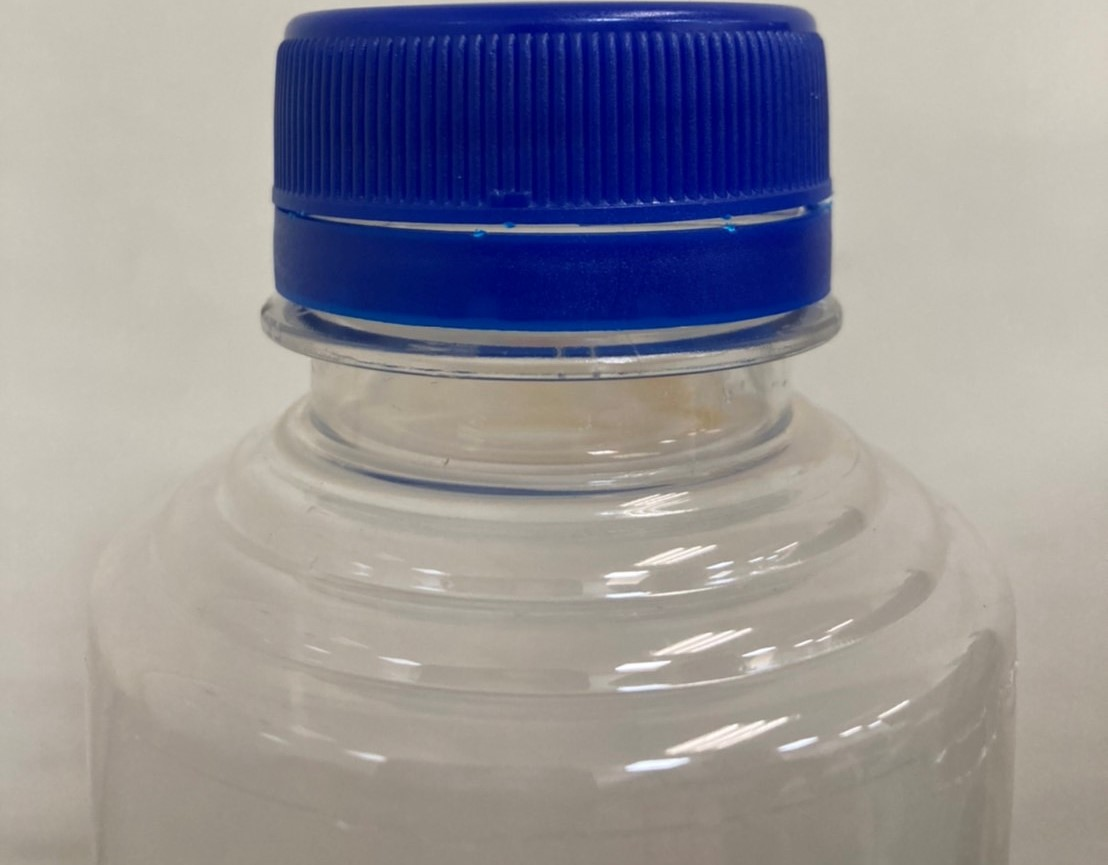
%> input picture dataset/b1.jpg, 1108 x 865 px
$ octave Test.m   (GNU Octave 9; MATLAB toolbox functions it lacks are replaced by stand-ins)
%> lines starting %> are read from the running program, lines starting %| are printed output that depends on the picture; in (x1, y1, x2, y2) boxes, pixels count from 0 and x2, y2 are one past the last pixel; in counts of white or black regions, pixels touching at a corner belong together; the program's own positions count from 1
[file, path] = uigetfile('.\*.*g', 'Select a image');
%> the answer given: dataset/b1.jpg
path = [path,file];
img = imread(path);
%> img is the input picture: size 865x1108x3 uint8; mean R, G, B 146.8, 144.4, 151
img = rgb2gray(img);
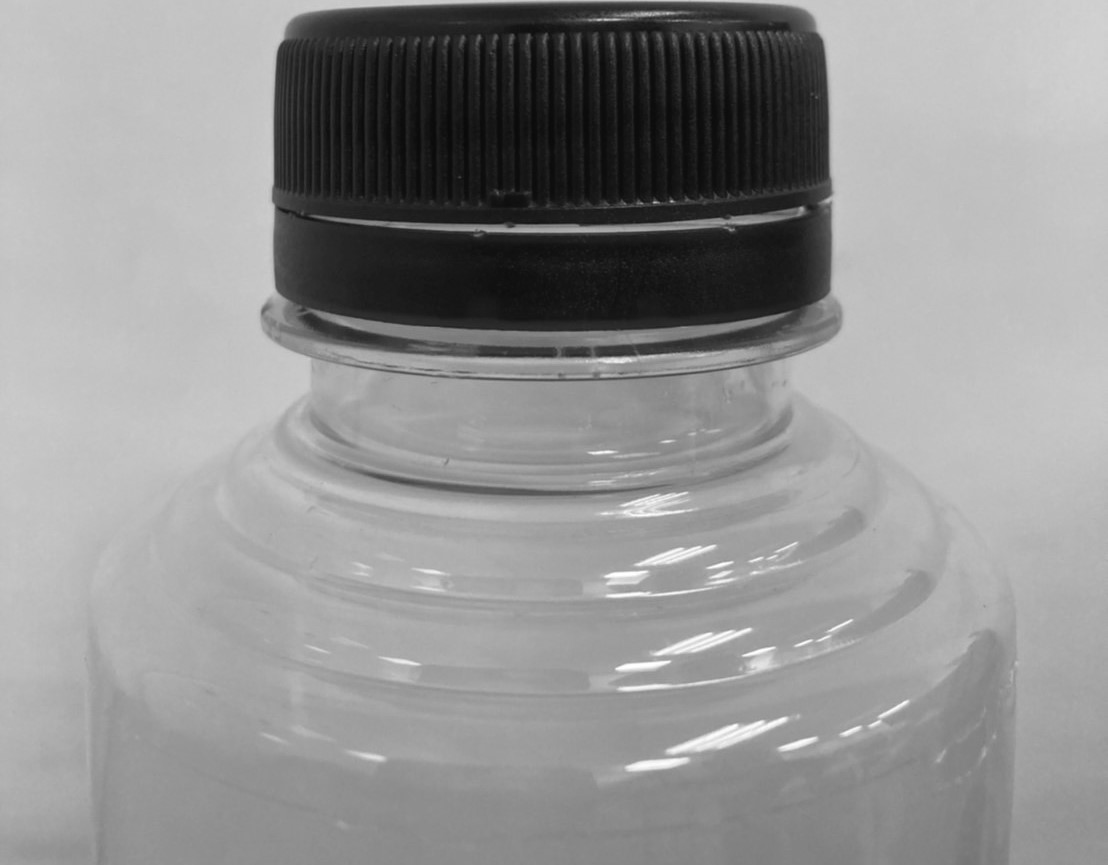
%> img: size 865x1108 uint8; min 10, max 255, mean 145.9
img = imgaussfilt(img, 1);
f = edge(img, "canny");
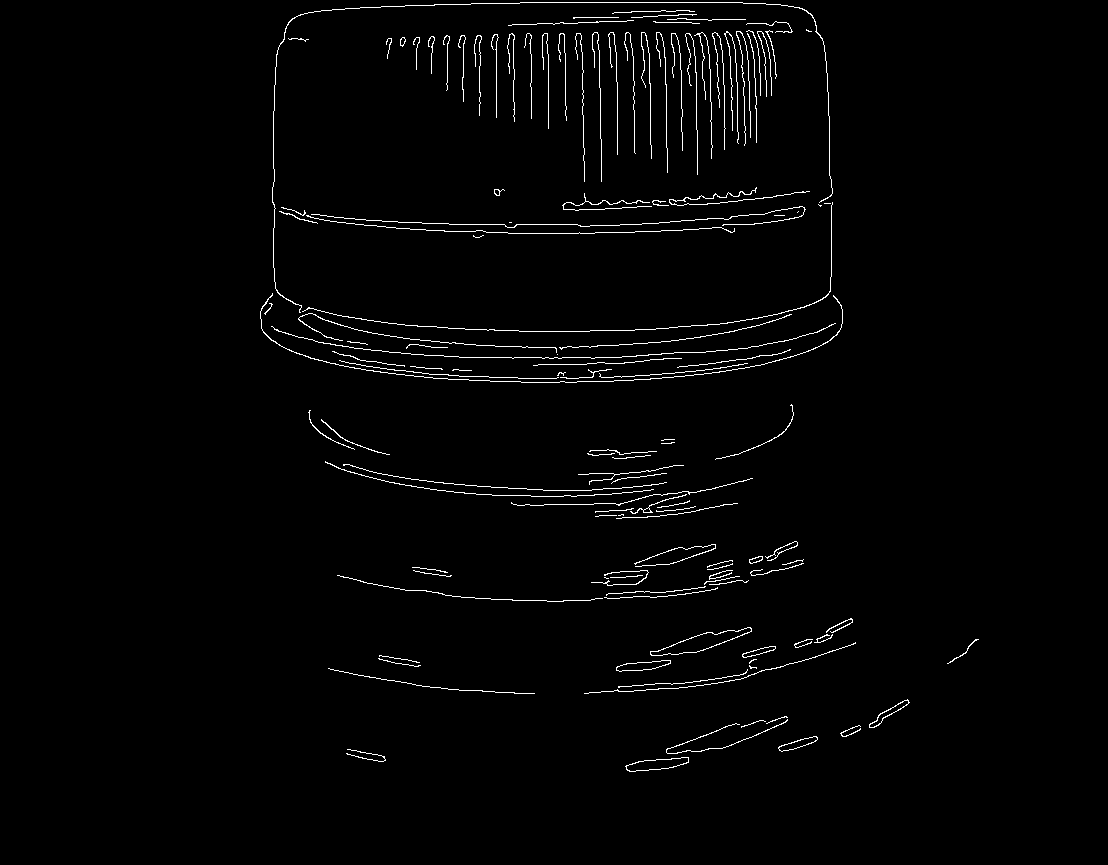
%> f: size 865x1108 logical; 1.7% white in thin lines or dots, all inside (x1, y1, x2, y2) = (260, 2, 979, 772)
% out = imfilter(img, f);


figure(1);
subplot(1,2,1);
imshow(img);

subplot(1,2,2);
imshow(f);

$ run again, on dataset/b3.jpg
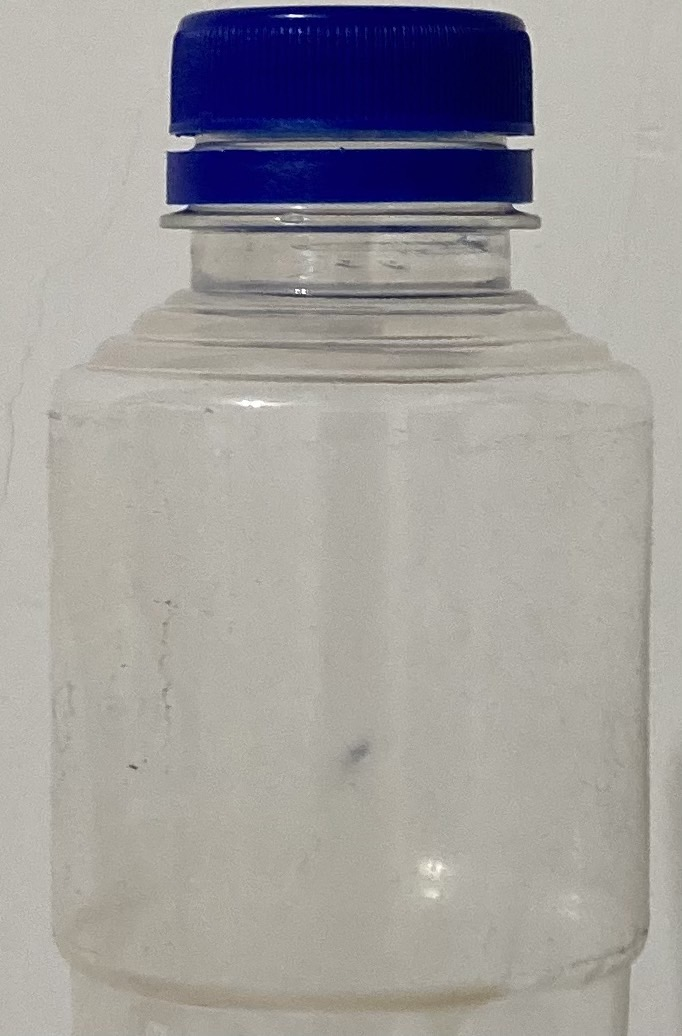
%> input picture dataset/b3.jpg, 682 x 1036 px
%> img is the input picture: size 1036x682x3 uint8; mean R, G, B 159.7, 156.9, 156.6
%> `img = rgb2gray(img);`:
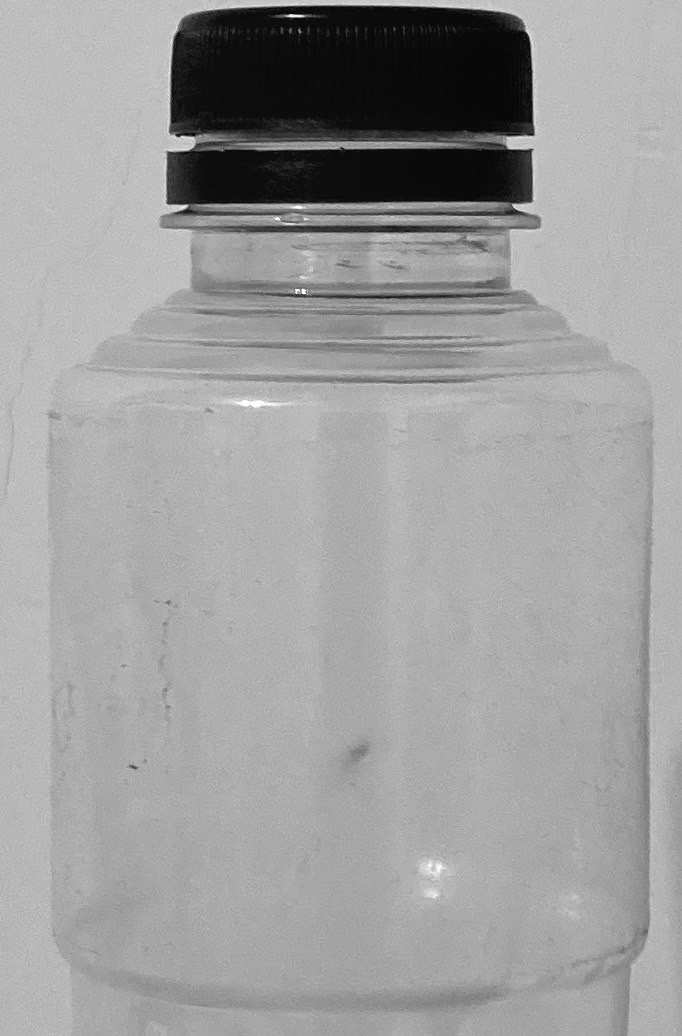
%> img: size 1036x682 uint8; min 4, max 255, mean 157.7
%> `f = edge(img, "canny");`:
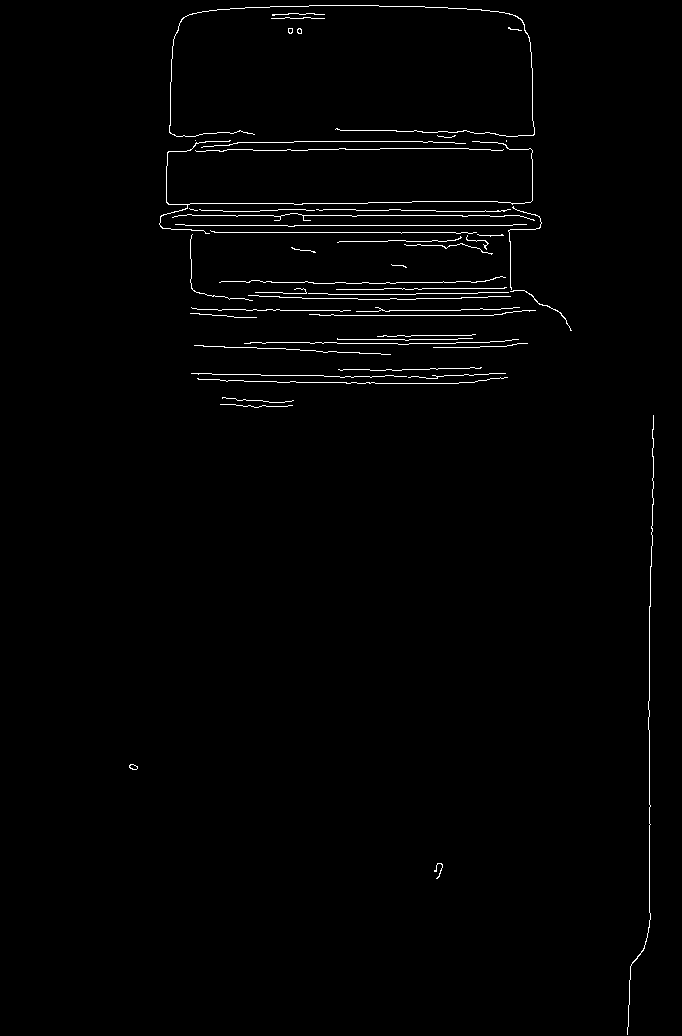
%> f: size 1036x682 logical; 1.2% white in thin lines or dots, all inside (x1, y1, x2, y2) = (129, 5, 654, 1035)

$ run again, on dataset/b5.jpg
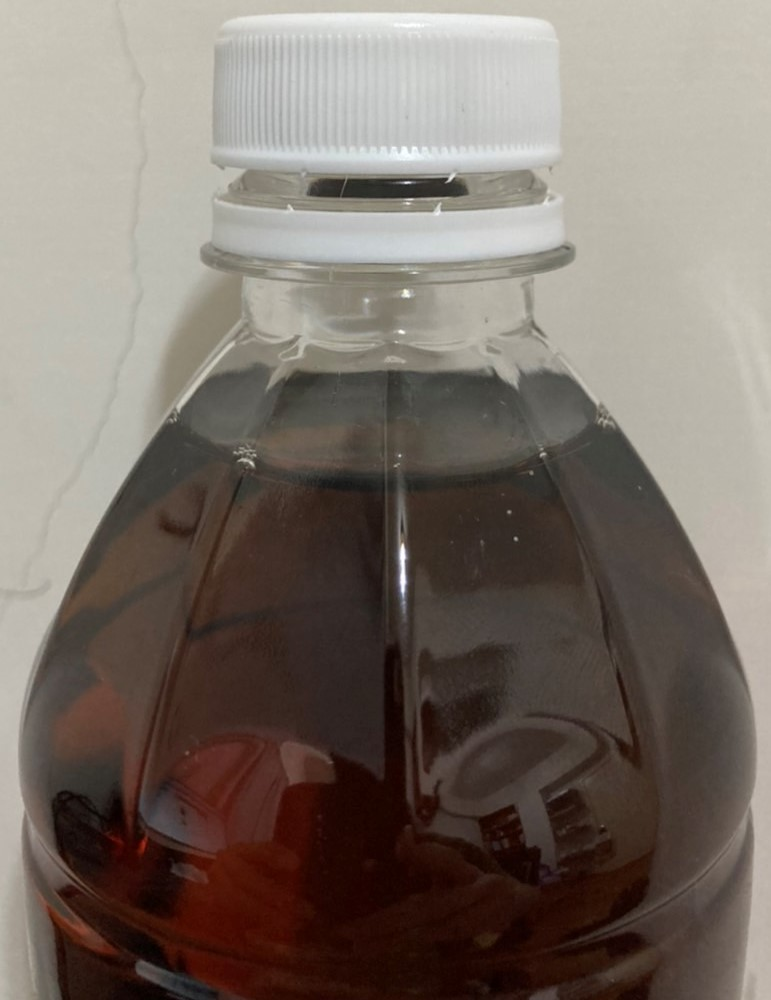
%> input picture dataset/b5.jpg, 771 x 1000 px
%> img is the input picture: size 1000x771x3 uint8; mean R, G, B 122.4, 111.9, 103.8
%> `img = rgb2gray(img);`:
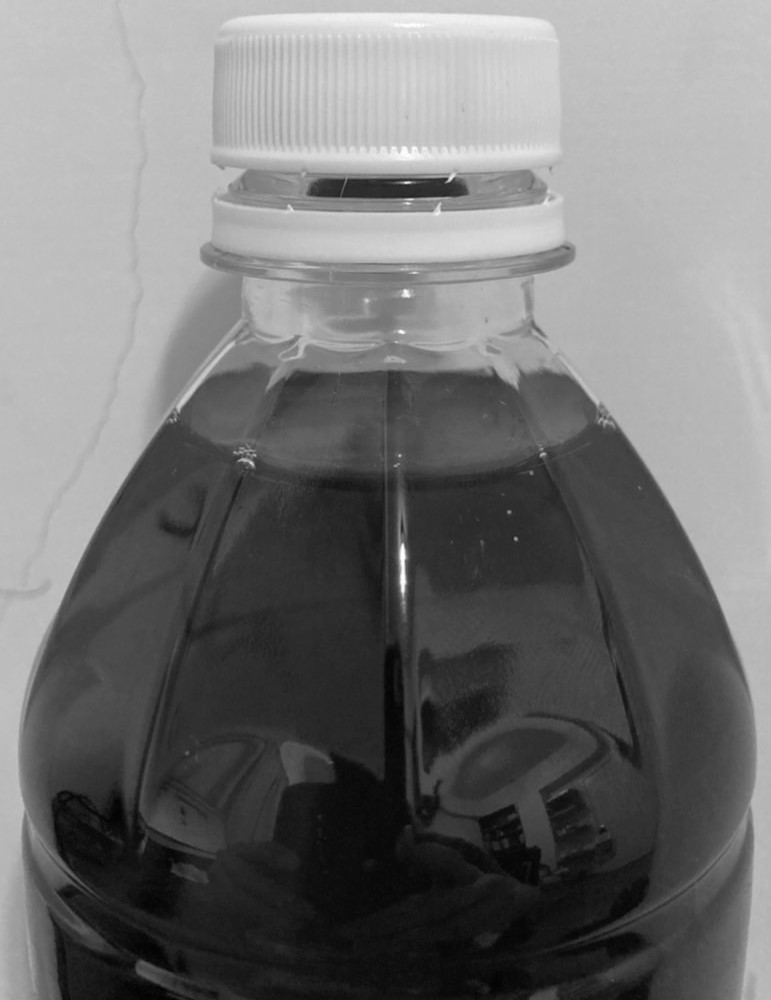
%> img: size 1000x771 uint8; min 1, max 255, mean 114.2
%> `f = edge(img, "canny");`:
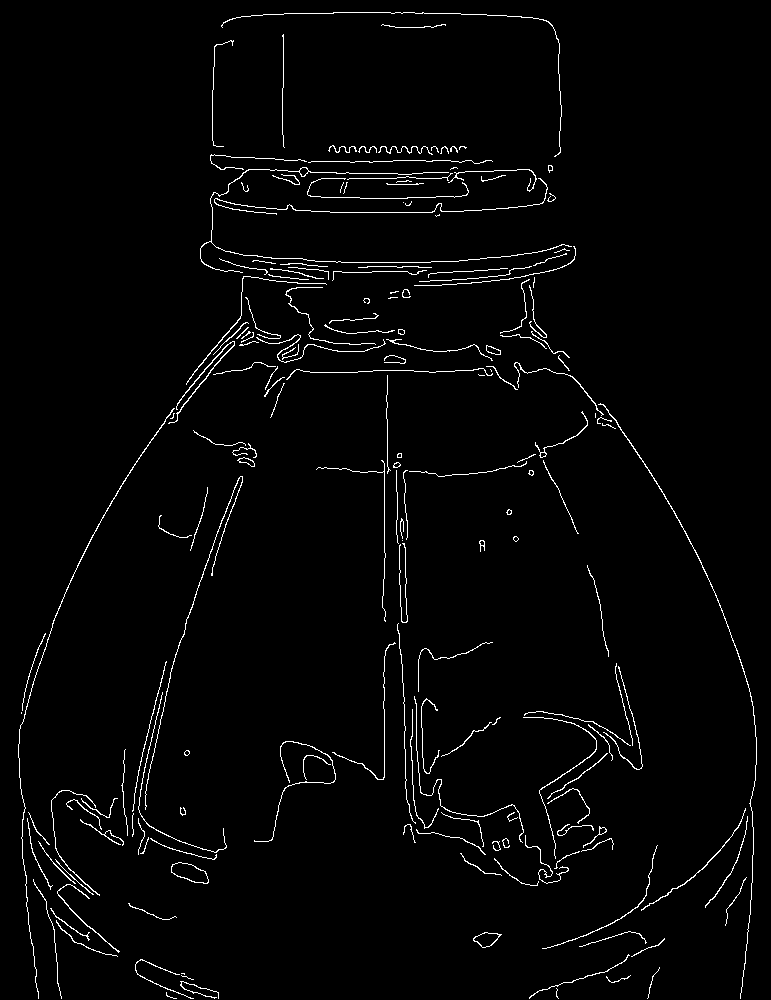
%> f: size 1000x771 logical; 2.2% white in thin lines or dots
